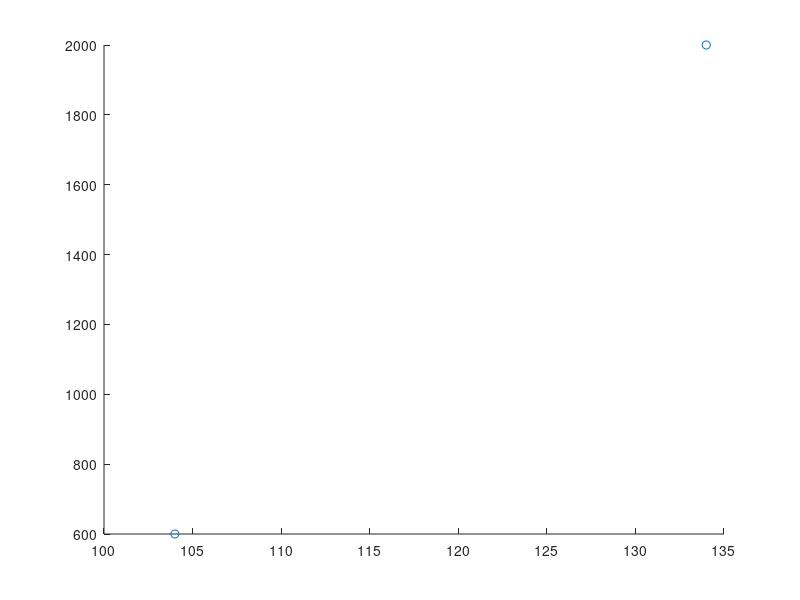

Recreate this plot in MATLAB. (Note: this script raises an error after producing the figure.)
%last boats location
%list waypoints
%wind direction
%last velocity

%wind_angle is a an ANGLE
%windAngle is actually a vector (and a global)
%wind_Angle is a function that gets wind_angle using global windAngle
%(i fully realize how bad this is...)
%windDirn is a local variable commonly used to store windAngle
%wind_angle is also a common local for wind_angle
%getWindDirn is a function to get windDirn vector
%windAngle was also formally a local to sail??? but changed


%Things to do, add globals for tack etc.

%environment
%wayPointList={[104,134],[600,2000]}
%lastPos=[0,0]
%lastVel=[1,0] %cant start from 0,0 so fix later cause lazy
%windDir=[0,-1]

%system
%tacking
%tacking_angle

function MatlabSailLogic
global true false tacking setEndFlag;

global setrudder sailAngle
global MARK_DISTANCE
MARK_DISTANCE=1;
true=1;
false=0;
tacking=0;














%environment
wayPointList={[104,134],[600,2000]};

lastVel=[1,0]; %cant start from 0,0 so fix later cause lazy
headingc=[1,0]; %cant start from 0,0 so fix later cause lazy
windDir=[0,-1];
setEndFlag=0;

scatter(wayPointList{:})

hold on

here='top'
while(setEndFlag==0)
    
    sailCourse(boatLocation, wayPointList)
    
    
    pause(0.5)
    scatter(boatLocation(1),boatLocation(2),'MarkerFaceColor','r')
    
    
end

hold off

end


function result=between(boatHeading,windDirn)
here='between'

    angle=acosd(((boatHeading(1)*windDirn(1))+(boatHeading(2)*windDirn(2)))/(sqrt(boatHeading(1)^2+boatHeading(2)^2)*sqrt(windDirn(1)^2+windDirn(2)^2)));

    if(angle>45)
        result=0;
    else
        result=1;
    end

end

function result=dotAngle(a,b)
here='dotAngle'

    result=acosd(((a(1)*b(1))+(a(2)*b(2)))/(sqrt(a(1)^2+a(2)^2)*sqrt(b(1)^2+b(2)^2)));

end

function result=getWindDirn
here='getWindDirn'
    global windAngle;
    
    result=windAngle;

end


function sailCourse(boatLocation, coursePoints) 
    global setEndFlag MARK_DISTANCE;
    here='sailCourse'
    currentPoint=1;
    points=length(coursePoints);
    
    %returns in meters
    distanceToWaypoint = GPSdistance(boatLocation, coursePoints{currentPoint});
    %sets the rudder, stays in corridor if sailing upwind
    sailToWaypoint(coursePoints{currentPoint});

    if (distanceToWaypoint < MARK_DISTANCE)
        currentPoint=currentPoint+1;
    end
    if (currentPoint > points) 
        setEndFlag=1;
    end
    
end

function result=GPSdistance(currentLocation,destination)
here='GPSdistance'

    result=sqrt((destination(1)-currentLocation(1))^2+(destination(2)-currentLocation(2))^2);

end

function result=getWaypointDirn(boatLocation,destination)

    here='getWayPointDirn'

    distanceToWaypoint = GPSdistance(boatLocation, destination);

    result=[(destination(1)-boatLocation(1))/distanceToWaypoint,...
        (destination(2)-boatLocation(2))/distanceToWaypoint];

end


%given a waypoint
function result=sailToWaypoint(waypoint)
    global tacking boatLocation;

    here='sailToWaypoint'

    %// called to keep the gui up to date
    %distance = GPSdistance(boatLocation, waypoint);
    %// get the next waypoint's compass bearing; must be positive 0-360 heading;
    waypointDirn = getWaypointDirn(boatLocation,waypoint);

    %checks if it is already tacking, saves having to run checktack
    %tacking global
    if(tacking == true)
        tack();
        %checks if outside corridor and sailing into the wind
    elseif(checkTack(10, waypoint) == true)
        tack();
        %not facing upwind or inside corridor
    else
        %get the next waypoint's compass bearing, must be positive 0-360 heading
        sail(waypointDirn)
    end
end


function sail(waypointDirn)

    global headingc;
    
    here='sail'
    
    windDirn = getWindDirn();
    %// check if the waypoint's direction is between the wind and closehauled on
    %// either side (ie are we downwind?)
    if(between(waypointDirn, windDirn))
        %//*should* prevent boat from ever trying to sail upwind
        directionError = dotAngle(getCloseHauledDirn(), headingc);
    else 
        directionError = dotAngle(waypointDirn, headingc);
    end

    rudderControl(directionError);
    
    sailControl();
    
end

%was boolean
function result=checkTack(corridorHalfWidth, waypoint) 

    global headingc boatLocation;
    
    here='checkTack'

    windDirn = getWindDirn();
    waypointDirn=getWaypointDirn(boatLocation,windDirn);
    c=windDirn

    %// Checks if closehauled first. Done with trig. It's a right-angled triangle, where
    %// opp is the distance perpendicular to the wind angle (the number we're looking for)
    %// and theta is the angle between the wind and the waypoint directions; positive
    %// when windDirn > waypointDirn
        
    if(between(headingc, windDirn)) 
        waypointDirn = getWaypointDirn(waypoint);
        theta = acos(((waypointDirn(1)*windDirn(1))+(waypointDirn(2)*windDirn(2)))/(sqrt(waypointDirn(1)^2+waypointDirn(2)^2)*sqrt(windDirn(1)^2+windDirn(2)^2)));

        %// the hypotenuse is as long as the distance between the boat and the waypoint, in meters
        hypotenuse = GPSdistance(boatLocation, waypoint); %// latitude is Y, longitude X for waypoints
        distance = hypotenuse * sin(theta);
  
        %// check the direction of the wind so we only try to tack towards the mark
        if ( ((distance < 0) && (wind_angl > 180)) || ((distance > 0) && (wind_angl < 180))) 

            %//we're outside corridor
            if (abs(distance) > corridorHalfWidth)

                result=true;
                return
                %//if we're past the layline
            elseif(~between(waypointDirn, windDirn)) 

                result=true;
                return
            end
        end
    end
    result=false;
end






%/** This function controls the sails, proportional to the wind direction with no consideration for wind strength.
 %*/
function sailControl()

here='sailControl'
     global sailAngle
% 
%     wind_angle=wind_Angle;
% 
%     if (wind_angle > 180)           %// wind is from port side, but we dont care
%         windAngle = 360 - wind_angle;   %// set to 180 scale, dont care if it's on port or starboard right now,
%     else
%         windAngle = wind_angle;
%     end
% 
%     %//  If not in irons
%     if (windAngle > TACKING_ANGLE)
%         %// scale the range of winds from 40->180 (140 degree range) onto 0 to 100 controls;
%         %// 0 means all the way in
%         setSails( (windAngle-TACKING_ANGLE)*100/(180 - TACKING_ANGLE) );
%     else
%         setSails(ALL_IN);%// set sails all the way in, in irons
%     end
% 
%     %// if heeled over a lot (experimentally found that 40 was appropriate according to cory)
%     if (abs(roll) > 40)        
%         setMain(ALL_OUT); %// set sails all the way out, keep jibaX
%     end
    
    sailAngle=0;
    
end



%/** Controls the rudder movement, used to be part of sail.
% * but is moved to a seperate function so it is easier to modify
% *
% * @param[in] directionError This needs explanation.
% */
function rudderControl(directionError)
    
    here='rudderControl'
    
    global setrudder

    if (directionError < 0)
        directionError = directionError + 360;
    end

    %// rudder deadzone to avoid constant adjustments and oscillating, only change the rudder
    %// if there's a big error
    directionError > 10
    directionError < 350
    if  ((directionError > 10) && (directionError < 350)) 
        %//turn left, so send a negative to setRudder function
        if (directionError > 180) 
            %//adjust rudder proportional;
            setrudder=(directionError-360)/5;
        else
            %// adjust rudder proportional; setrudder accepts -30 to +30
            setrudder=(directionError/5);
        end
    else
        setrudder=0;%//set to neutral position
    end
    
    here='there'

end


function result=wind_Angle
    global windAngle headingc;
    
    here='wind_Angle'
    
    windDirn=[-windAngle(1) -windAngle(2)];
    
    result=acos(((headingc(1)*windDirn(1))+(headingc(2)*windDirn(2)))/(sqrt(headingc(1)^2+headingc(2)^2)*sqrt(windDirn(1)^2+windDirn(2)^2)));

end


function tack
    global tacking;
    
    here='tack'

    wind_angle=wind_Angle;

    if(tacking == false) 
        if(wind_angle > 180) 
            tackingSide = 1;
        else
            tackingSide = -1;
        end
    end
    

    tacking = true;
    %ironTime=ironTime+1;                  %//checks to see if turned far enough
%     if(ironTime > 200)           %//waits about 10 seconds to before assuming in irons
%         getOutofIrons(tackingSide);
%         inIrons = true;
%     end
    if(((wind_angle > 180) && (wind_angle < 310)) || ((wind_angle < 180) && (wind_angle > 50)))
        tackingSide = 0;
        dirn = getCloseHauledDirn();
        ironTime = 0;
        %inIrons = false;
    
    elseif((tacking == true)) %&& (inIrons == false)) %//tacks depending on the side the wind is aproaching from
        if(tackingSide == 1)        %//nested if statements
            if(wind_angl > 180) 
                sailControl()
                setRudder(-20);
            else
                sailControl();                  %//sets main and jib to allows better turning
                setRudder(-20);
            end      %//rudder angle cannot be too steep, this would stall the boat, rather than turn it
        end
        %//mirror for other side
        if(tackingSide == -1) 
            if(wind_angl < 180) 
                sailControl();
                setRudder(20);
            else
                sailControl();                    %//sets main and jib to allows better turning
                setRudder(20);
            end      %//rudder angle cannot be too steep, this would stall the boat, rather than turn it
        end
    end
end

%function tweet(message) % Once we have the authentication keys, someone
%should run twitpref once, save the resulting variables as a .mat file, and
%have MatlabSailLogic load that.  If twit doesn't get the authentication
%stuff passed to it as arguments, it looks for those variables.  Also,
%put that in a separate folder so it doesn't get uploaded to the
%publically-viewable Google code repository. 
%
%   [status, result] = twit(message) 
%            
%   if status
%       
%end

function setRudder(angle)
    global rudderAngle
    
    bins = [-30 -15 0 15 30];
    
    rudderAngle = interp1(bins,bins,angle,'nearest');
end

function setMain(angle)
    global mainAngle
    
    mainAngle = angle;
end

function simulate
    global boatLocation rudderAngle windAngle mainAngle velocity

    %Constants for first order simluation
    windConstant=10;
    dragConstant=5;
        
    boatLocation = boatLocation + velocity / framerate;
    velocity = velocity + ( (windConstant*dot(velocity,windAngle)/norm(velocity)) ...
    - dragConstant*velocity) / framerate; % First order approximation of acceleration
    % windAngle = 
 
end

function result=getCloseHauledDirn

here='getCloseHauledDirn'
%//find the compass heading that is close-hauled on the present tack
wind_angle=wind_Angle;

windHeading = getWindDirn(); %//compass bearing for the wind
%//determine which tack we're on
if (wind_angle > 180) %//wind from left side of boat first
    desiredDirection = windHeading + 45; %//bear off to the right
else
    desiredDirection = windHeading - 45; %//bear off to the left
end
    
if(desiredDirection < 0)
    desiredDirection =desiredDirection+ 360;
elseif(desiredDirection > 360)
    desiredDirection =desiredDirection- 360;
end

result=desiredDirection;

end


%//code to get out of irons if boat is stuck
%function getOutofIrons(tackside)

 %   setMain(ALL_OUT);
 %   setJib(ALL_IN);
%    setRudder(30*tackside);
%end
